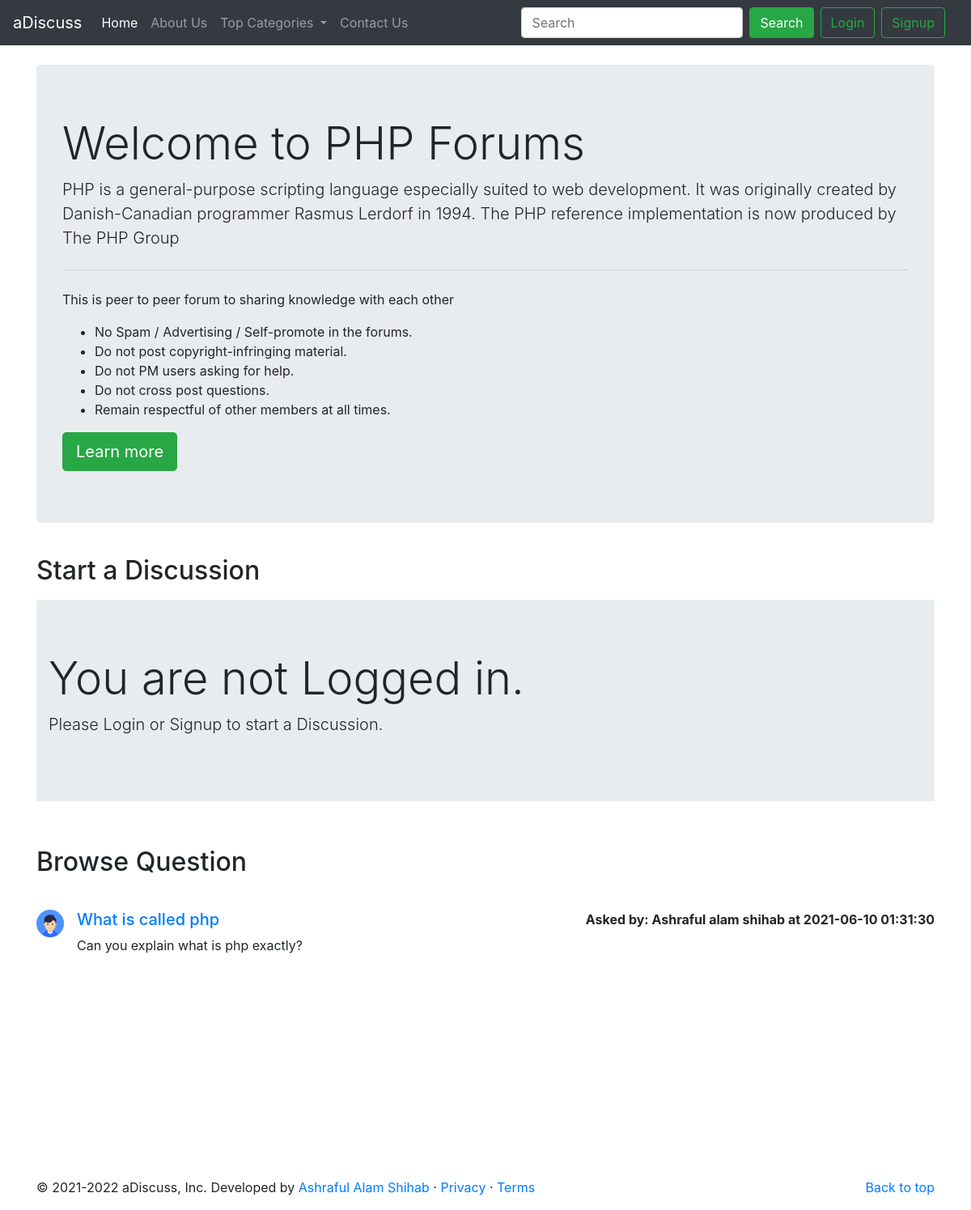
The page /theradList.php?cateid=101 on the database its author committed.
### tables this page shows
CREATE TABLE `categories` (
  `category_id` int(255) NOT NULL,
  `category_name` varchar(255) NOT NULL,
  `category_desc` text NOT NULL,
  `date` datetime NOT NULL DEFAULT current_timestamp()
);

CREATE TABLE `therads` (
  `therad_id` int(11) NOT NULL,
  `therad_title` varchar(255) NOT NULL,
  `therad_desc` text NOT NULL,
  `thered_cate_id` int(255) NOT NULL,
  `therad_user_id` int(255) NOT NULL,
  `timestamp` datetime NOT NULL DEFAULT current_timestamp()
);

CREATE TABLE `users` (
  `user_id` int(255) NOT NULL,
  `user_name` varchar(255) NOT NULL,
  `user_email` varchar(255) NOT NULL,
  `password` varchar(255) NOT NULL,
  `signuptime` datetime NOT NULL DEFAULT current_timestamp()
);

### theradList.php (the view, shortened to what this page needs)
<!doctype html>
<html lang="en">
<head>
    <link rel="stylesheet" href="https://cdn.jsdelivr.net/npm/bootstrap@4.5.3/dist/css/bootstrap.min.css"
>
</head>
<body>
    <?php include 'partial/_dbconnect.php';?>
    <?php include 'partial/_header.php';?>
    <?php
        $id= $_GET['cateid'];
        $sql = "SELECT * FROM `categories` WHERE category_id ='$id'";
        $result = mysqli_query($conn, $sql);
        while($row= mysqli_fetch_assoc($result)){
            $cateName= $row['category_name'];
            $cateDesc= $row['category_desc'];
        }
    ?>
    <div class="container my-4">
        <div class="jumbotron">
            <h1 class="display-4">Welcome to <?php echo $cateName; ?> Forums</h1>
            <p class="lead"><?php echo $cateDesc; ?></p>
            <hr class="my-4">
            <p>This is peer to peer forum to sharing knowledge with each other</p>
            <p>
            <ul>
                <li>No Spam / Advertising / Self-promote in the forums.</li>
                <li>Do not post copyright-infringing material.</li>
                <li>Do not PM users asking for help.</li>
                <li>Do not cross post questions.</li>
                <li>Remain respectful of other members at all times.</li>
            </ul>
            </p>
            <a class="btn btn-success btn-lg" href="#" role="button">Learn more</a>
        </div>
    </div>
    <?php
    if(isset($_SESSION['loggedin']) && $_SESSION['loggedin']==true){
    echo '<div class="container">
        <h2 class="py-2">Start a Discussion</h2>
        <form action="'.$_SERVER["REQUEST_URI"].'" method="post">
            <div class="form-group">
                <label for="title"><strong>Therad Title</strong></label>
                <input type="text" class="form-control" id="title" name="title">
                <small id="emailHelp" class="form-text text-muted">Keep your title as short as crisp</small>
            </div>
            <input type="hidden" name="user_id" value="'.$_SESSION["user_id"].'">
            <div class="form-group">
                <label for="desc"><strong>Elaborate Your Concern</strong></label>
                <textarea class="form-control" id="desc" name="desc" rows="3"></textarea>
            </div>
            <button type="submit" class="btn btn-success">Post</button>
        </form>
    </div>';
    }
    else{
        echo'
        <div class="container">
        <h2 class="py-2">Start a Discussion</h2>
        <div class="jumbotron jumbotron-fluid">
            <div class="container">
                <h1 class="display-4">You are not Logged in.</h1>
                <p class="lead"> Please Login or Signup to start a Discussion.</p>
            </div>
            </div>
        </div>
        ';
    }
    ?>
    <div class="container" id="ques">
        <h2 class="py-4">Browse Question</h2>
        <?php
        $id= $_GET['cateid'];
        $sql = "SELECT * FROM `therads` WHERE thered_cate_id ='$id'";
        $result = mysqli_query($conn, $sql);
        while($row= mysqli_fetch_assoc($result)){
            $th_id = $row['therad_id'];
            $title = $row['therad_title'];
            $desc = $row['therad_desc'];
            $th_time = $row['timestamp'];
            $th_user = $row['therad_user_id'];
            $sql2 = "SELECT user_name FROM `users` WHERE user_id= '$th_user'";
            $result2 = mysqli_query($conn, $sql2);
            $row2 = mysqli_fetch_assoc($result2);
            $name = $row2['user_name'];
            echo '
            <div class="media my-3">
                <img src="user.png" width="34px" class="mr-3" alt="...">
                <div class="media-body">'.
                    '<h5 class="mt-0"><a href="therad.php?theradid='.$th_id.'">'.$title.'</a></h5>
                    '.$desc.' </div>'.'<p class="font-weight-bold my-0 ">Asked by: '.$name.'  at '.$th_time.' </p>'.
            '</div>';
    }
    ?>
    </div>
    <?php include 'partial/_footer.php';?>
</body>
</html>

### theradList.php (style rules this page uses)
#ques { min-height: 433px; }

### rows shown on the page
categories: category_name "PHP", category_desc "PHP is a general-purpose scripting language especially suited to web development. It was originally created by Danish-Canadian programmer Rasmus Lerdorf in 1994. The PHP reference implementation is now produced by The PHP Group"
therads: therad_title "What is called php", therad_desc "Can you explain what is php exactly?", users.user_name "Ashraful alam shihab", timestamp "2021-06-10 01:31:30"
